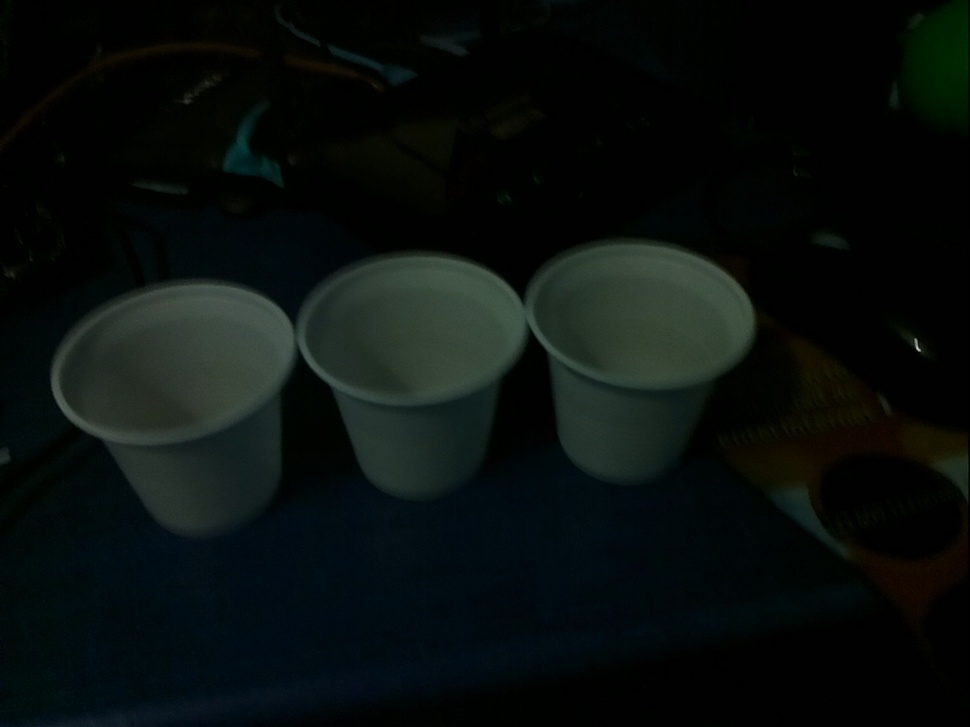
//> input picture Larc2016/CamaravVasos/image30.jpg, 970 x 727 px, shrunk from 1280 x 960 before the run
$ ./imagen image30.jpg   (built with g++ and OpenCV 4)
//> lines starting //> are read from the running program, lines starting //| are printed output that depends on the picture; after the words box and inside, x2 and y2 are one past the last pixel; in counts of white or black regions, pixels touching at a corner belong together
#include "opencv2/imgproc/imgproc.hpp"
#include "opencv2/imgcodecs.hpp"
#include "opencv2/highgui/highgui.hpp"
#include <iostream>
using namespace cv;
using namespace std;

// static void help()
// {
//     cout <<
//             "\nThis program is demonstration for ellipse fitting. The program finds\n"
//             "contours and approximate it by ellipses.\n"
//             "Call:\n"
//             "./fitellipse [image_name -- Default ../data/stuff.jpg]\n" << endl;
// }


Mat image;

void processImage();

int main( int argc, char** argv )
{
    const char* filename = argc == 2 ? argv[1] : (char*)"../data/stuff.jpg";
    image = imread(filename, 0);
//> image: 727 rows x 970 cols, CV_8UC1; min 0, max 212, mean 13
    if( image.empty() )
    {
        cout << "Couldn't open image " << filename << "\nUsage: fitellipse <image_name>\n";
        return 0;
    }

    imshow("source", image);
    namedWindow("result", 1);

    processImage();

    // Wait for a key stroke; the same function arranges events processing
    waitKey();
    return 0;
}

// Define trackbar callback functon. This function find contours,
// draw it and approximate it by ellipses.


void processImage()
{
    vector<vector<Point> > contours;
    Mat bimage = image >= 140;
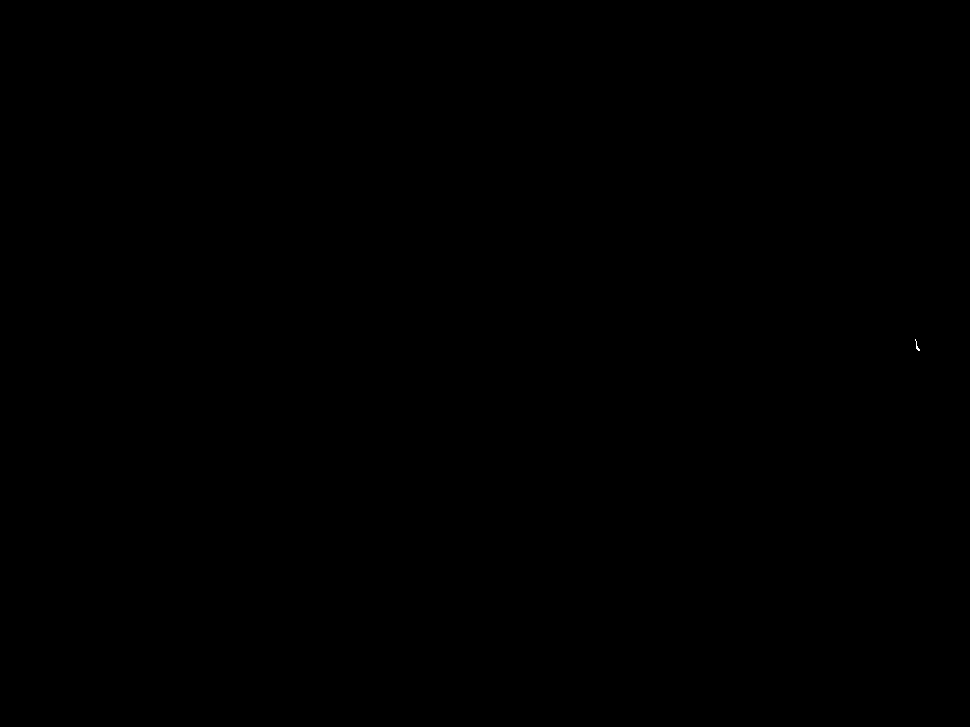
//> bimage: 727 rows x 970 cols, CV_8UC1; 0% white in thin lines or dots, all inside (x1, y1, x2, y2) = (915, 339, 920, 351)

    findContours(bimage, contours, RETR_LIST, CHAIN_APPROX_NONE);
//> contours = 1 contour, all with area under 20

    Mat cimage = Mat::zeros(bimage.size(), CV_8UC3);

    for(size_t i = 0; i < contours.size(); i++)
    {
        size_t count = contours[i].size();
        if( count < 6 )
            continue;

        Mat pointsf;
        Mat(contours[i]).convertTo(pointsf, CV_32F);
        RotatedRect box = fitEllipse(pointsf);

        if( MAX(box.size.width, box.size.height) > MIN(box.size.width, box.size.height)*30 )
            continue;
        drawContours(cimage, contours, (int)i, Scalar::all(255), 1, 8);

        ellipse(cimage, box, Scalar(0,0,255), 1, LINE_AA);
        ellipse(cimage, box.center, box.size*0.5f, box.angle, 0, 360, Scalar(0,255,255), 1, LINE_AA);
        Point2f vtx[4];
        box.points(vtx);
        for( int j = 0; j < 4; j++ )
            line(cimage, vtx[j], vtx[(j+1)%4], Scalar(0,255,0), 1, LINE_AA);
    }
//> this loop made 1 pass
//> (count, box) on pass 1: (23, centre (916.8, 345.3), size (2.7, 10.6), angle 163.6)

    imshow("result", cimage);
}
